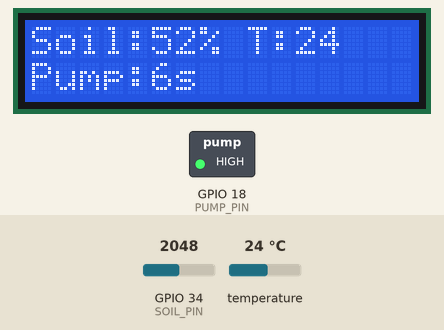
This sketch was run on a simulated ESP32. Shown: 16×2 character LCD, switched loads named in the sketch (green lamp = pin HIGH). Inputs (shaded band) come from the test bench; at power-on: temperature 24 °C, GPIO 34 (SOIL_PIN) = 2048. What the sketch prints to the serial monitor is not drawn.

Above: at 7.5 s.
7.6 s: temperature set to 12 °C
At 18.6 s:
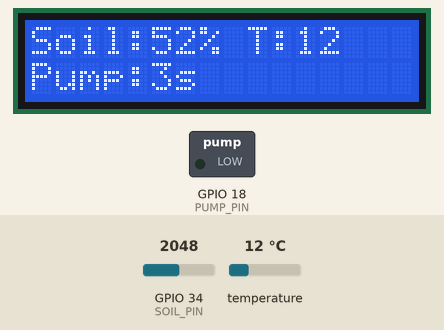
21.6 s: GPIO 34 (SOIL_PIN) set to 1719
At 26.8 s:
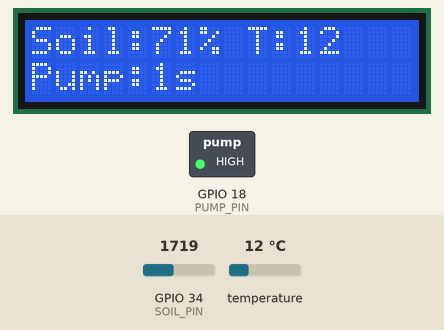
30.7 s: GPIO 34 (SOIL_PIN) set to 1633
At 35.0 s:
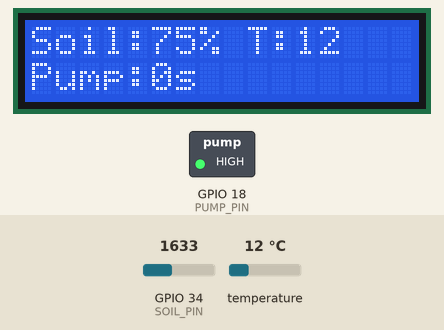
35.6 s: temperature set to 19 °C
At 39.1 s:
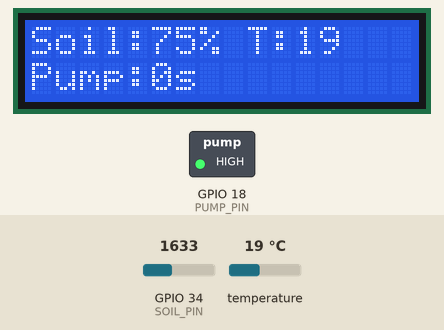
39.4 s: temperature set to 28 °C
At 42.4 s:
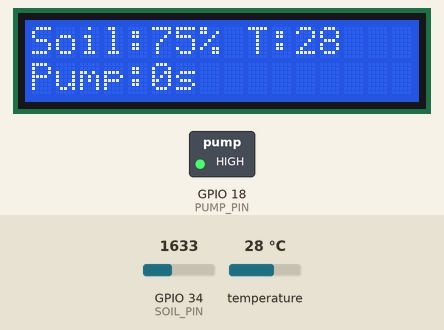
43.2 s: GPIO 34 (SOIL_PIN) set to 2047
At 47.0 s:
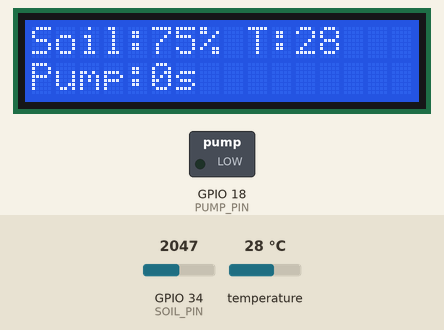
Timing chart, 0 to 56.9 s (numbered marks = the images above; inputs shaded):
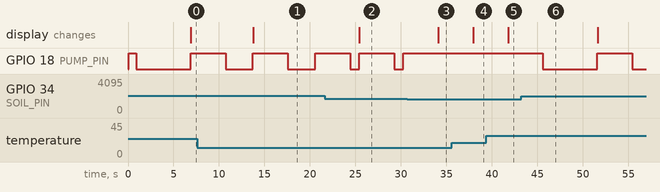

Measured:
- after the input at 7.6 s, the display: changes after 6.2 s (image 1)
- after the input at 21.6 s, the display: changes after 3.8 s (image 2)
- after the input at 30.7 s, GPIO 18 (PUMP_PIN): stays HIGH (without the input it goes to LOW after 3.4 s); the display: changes after 3.4 s (image 3)
- after the input at 35.6 s, the display: changes after 2.3 s (image 4)
- after the input at 39.4 s, the display: changes after 2.4 s (image 5)
- after the input at 43.2 s, GPIO 18 (PUMP_PIN): HIGH → LOW after 2.4 s, → HIGH 6.0 s later, → LOW 3.8 s later
- by itself, GPIO 18 (PUMP_PIN): alternates HIGH for 3.8 s and LOW for 3.0 s

The sketch:

main4.ino
```cpp
#include <OneWire.h>
#include <DallasTemperature.h>
#include <Wire.h>
#include <LiquidCrystal_I2C.h>

// ================= PIN =================
#define SOIL_PIN 34
#define ONE_WIRE_BUS 19
#define PUMP_PIN 18

// ================= LCD =================
LiquidCrystal_I2C lcd(0x27, 16, 2);

// ================= SENSOR =================
OneWire oneWire(ONE_WIRE_BUS);
DallasTemperature sensors(&oneWire);

// ================= OUTPUT SUGENO =================
#define MATI        0
#define CEPAT       2
#define SEDANG      6
#define AGAK_LAMA   8
#define LAMA        12

// ================= VAR =================
float soil_percent = 0;
float temperature  = 0;
int   durasi_pompa = 0;

// ================= KALIBRASI =================
int soil_dry = 3000;
int soil_wet = 1200;

// ================= FILTER SOIL =================
int readSoil() {
  int total = 0;
  for (int i = 0; i < 10; i++) {
    total += analogRead(SOIL_PIN);
    delay(5);
  }
  return total / 10;
}

// ================= MEMBERSHIP KELEMBABAN =================
float mf_kering(float x) {
  if (x <= 30) return 1;
  else if (x >= 40) return 0;
  else return (40 - x) / 10.0;
}

float mf_agak_kering(float x) {
  if (x <= 30 || x >= 55) return 0;
  else if (x <= 42.5) return (x - 30) / 12.5;
  else return (55 - x) / 12.5;
}

float mf_agak_lembab(float x) {
  if (x <= 50 || x >= 65) return 0;
  else if (x <= 57.5) return (x - 50) / 7.5;
  else return (65 - x) / 7.5;
}

float mf_lembab(float x) {
  if (x <= 60 || x >= 75) return 0;
  else if (x <= 67.5) return (x - 60) / 7.5;
  else return (75 - x) / 7.5;
}

float mf_basah(float x) {
  if (x <= 70) return 0;
  else if (x >= 85) return 1;
  else return (x - 70) / 15.0;
}

// ================= MEMBERSHIP SUHU =================
float mf_dingin(float t) {
  if (t <= 21) return 1;
  else if (t >= 24) return 0;
  else return (24 - t) / 3.0;
}

float mf_normal(float t) {
  if (t <= 21 || t >= 29) return 0;
  else if (t <= 25) return (t - 21) / 4.0;
  else return (29 - t) / 4.0;
}

float mf_panas(float t) {
  if (t <= 28) return 0;
  else if (t >= 32) return 1;
  else return (t - 28) / 4.0;
}

// ================= FUNGSI SUGENO IF-THEN =================
int fuzzy_duration(float soil, float temp) {

  float kering       = mf_kering(soil);
  float agak_kering  = mf_agak_kering(soil);
  float agak_lembab  = mf_agak_lembab(soil);
  float lembab       = mf_lembab(soil);
  float basah        = mf_basah(soil);

  float dingin = mf_dingin(temp);
  float normal = mf_normal(temp);
  float panas  = mf_panas(temp);

  float num = 0;
  float den = 0;

  float alpha, z;

  // ================= 15 RULE =================

  // 1
  alpha = min(kering, dingin);
  z = AGAK_LAMA;
  num += alpha * z; den += alpha;

  // 2
  alpha = min(kering, normal);
  z = LAMA;
  num += alpha * z; den += alpha;

  // 3
  alpha = min(kering, panas);
  z = LAMA;
  num += alpha * z; den += alpha;

  // 4
  alpha = min(agak_kering, dingin);
  z = SEDANG;
  num += alpha * z; den += alpha;

  // 5
  alpha = min(agak_kering, normal);
  z = AGAK_LAMA;
  num += alpha * z; den += alpha;

  // 6
  alpha = min(agak_kering, panas);
  z = LAMA;
  num += alpha * z; den += alpha;

  // 7
  alpha = min(agak_lembab, dingin);
  z = CEPAT;
  num += alpha * z; den += alpha;

  // 8
  alpha = min(agak_lembab, normal);
  z = SEDANG;
  num += alpha * z; den += alpha;

  // 9
  alpha = min(agak_lembab, panas);
  z = AGAK_LAMA;
  num += alpha * z; den += alpha;

  // 10
  alpha = min(lembab, dingin);
  z = CEPAT;
  num += alpha * z; den += alpha;

  // 11
  alpha = min(lembab, normal);
  z = CEPAT;
  num += alpha * z; den += alpha;

  // 12
  alpha = min(lembab, panas);
  z = SEDANG;
  num += alpha * z; den += alpha;

  // 13
  alpha = min(basah, dingin);
  z = MATI;
  num += alpha * z; den += alpha;

  // 14
  alpha = min(basah, normal);
  z = MATI;
  num += alpha * z; den += alpha;

  // 15
  alpha = min(basah, panas);
  z = MATI;
  num += alpha * z; den += alpha;

  if (den == 0) return 0;

  return (int)(num / den);
}

// ================= SETUP =================
void setup() {
  Serial.begin(115200);
  sensors.begin();
  lcd.init();
  lcd.backlight();
  digitalWrite(PUMP_PIN, HIGH); // default OFF dulu
  pinMode(PUMP_PIN, OUTPUT);
}

// ================= LOOP =================
void loop() {

  int soil_adc = readSoil();
  soil_percent = (float)(soil_dry - soil_adc) / (soil_dry - soil_wet) * 100.0;
  soil_percent = constrain(soil_percent, 0, 100);

  sensors.requestTemperatures();
  temperature = sensors.getTempCByIndex(0);

  durasi_pompa = fuzzy_duration(soil_percent, temperature);

  if (durasi_pompa > 0) {
    digitalWrite(PUMP_PIN, LOW);
    delay(durasi_pompa * 1000);
    digitalWrite(PUMP_PIN, HIGH);
  }

  lcd.clear();
  lcd.setCursor(0, 0);
  lcd.print("Soil:");
  lcd.print((int)soil_percent);
  lcd.print("%");

  lcd.setCursor(9, 0);
  lcd.print("T:");
  lcd.print((int)temperature);

  lcd.setCursor(0, 1);
  lcd.print("Pump:");
  lcd.print(durasi_pompa);
  lcd.print("s");

  Serial.print("Soil: "); Serial.print(soil_percent);
  Serial.print("% | Temp: "); Serial.print(temperature);
  Serial.print("C | Durasi: "); Serial.print(durasi_pompa);
  Serial.println(" detik");

  delay(3000);
}
```
